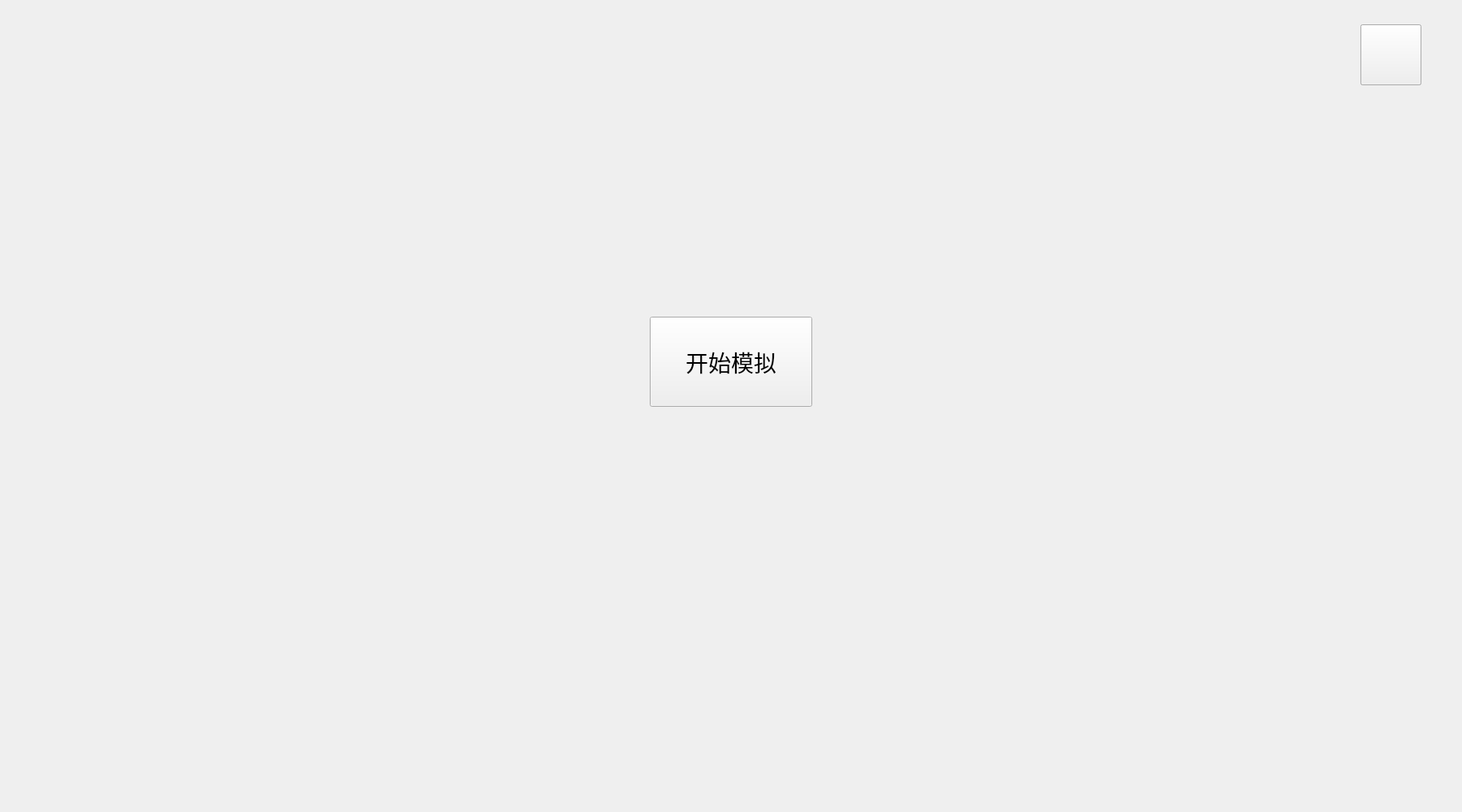
<?xml version="1.0" encoding="UTF-8"?>
<ui version="4.0">
 <class>start_page</class>
 <widget class="QWidget" name="start_page">
  <property name="geometry">
   <rect>
    <x>0</x>
    <y>0</y>
    <width>1800</width>
    <height>1000</height>
   </rect>
  </property>
  <property name="windowTitle">
   <string>Form</string>
  </property>
  <widget class="QPushButton" name="pushButton">
   <property name="geometry">
    <rect>
     <x>800</x>
     <y>390</y>
     <width>200</width>
     <height>111</height>
    </rect>
   </property>
   <property name="font">
    <font>
     <pointsize>21</pointsize>
    </font>
   </property>
   <property name="styleSheet">
    <string notr="true">border-image: url(:/逻辑图标/逻辑小图标/按钮.png);</string>
   </property>
   <property name="text">
    <string>开始模拟</string>
   </property>
  </widget>
  <widget class="QPushButton" name="play_music">
   <property name="geometry">
    <rect>
     <x>1675</x>
     <y>30</y>
     <width>75</width>
     <height>75</height>
    </rect>
   </property>
   <property name="styleSheet">
    <string notr="true">border-image: url(:/逻辑图标/逻辑小图标/音乐.png);</string>
   </property>
   <property name="text">
    <string/>
   </property>
  </widget>
  <widget class="QPushButton" name="stop_music">
   <property name="geometry">
    <rect>
     <x>1675</x>
     <y>30</y>
     <width>75</width>
     <height>75</height>
    </rect>
   </property>
   <property name="styleSheet">
    <string notr="true">border-image: url(:/逻辑图标/逻辑小图标/暂停音乐.png);</string>
   </property>
   <property name="text">
    <string/>
   </property>
  </widget>
  <widget class="QLabel" name="label">
   <property name="geometry">
    <rect>
     <x>600</x>
     <y>60</y>
     <width>600</width>
     <height>240</height>
    </rect>
   </property>
   <property name="styleSheet">
    <string notr="true">border-image: url(:/逻辑图标/逻辑小图标/标题.png);</string>
   </property>
   <property name="text">
    <string/>
   </property>
  </widget>
 </widget>
 <resources/>
 <connections/>
</ui>
